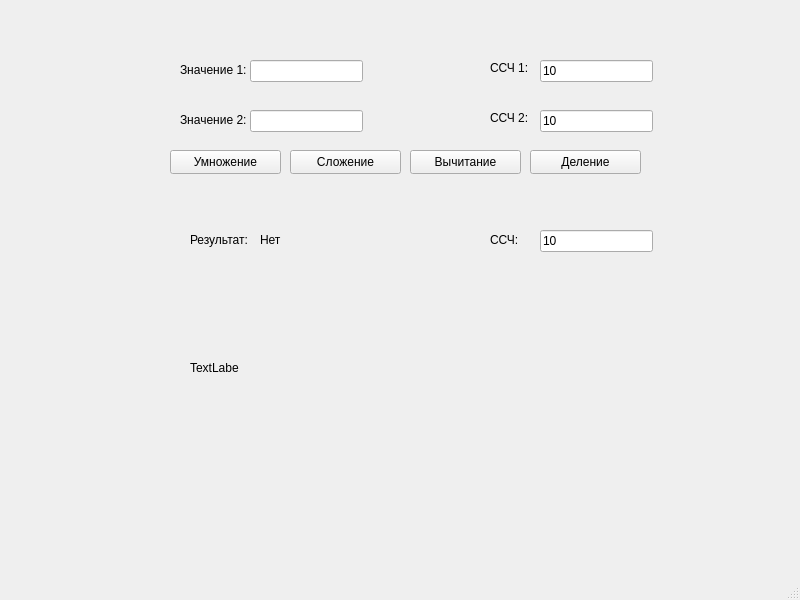
<?xml version="1.0" encoding="UTF-8"?>
<ui version="4.0">
 <class>MainWindow</class>
 <widget class="QMainWindow" name="MainWindow">
  <property name="geometry">
   <rect>
    <x>0</x>
    <y>0</y>
    <width>800</width>
    <height>600</height>
   </rect>
  </property>
  <property name="windowTitle">
   <string>MainWindow</string>
  </property>
  <widget class="QWidget" name="centralwidget">
   <widget class="QLineEdit" name="lineEdit_value_1">
    <property name="geometry">
     <rect>
      <x>250</x>
      <y>60</y>
      <width>113</width>
      <height>22</height>
     </rect>
    </property>
   </widget>
   <widget class="QLineEdit" name="lineEdit_value_2">
    <property name="geometry">
     <rect>
      <x>250</x>
      <y>110</y>
      <width>113</width>
      <height>22</height>
     </rect>
    </property>
   </widget>
   <widget class="QLabel" name="label">
    <property name="geometry">
     <rect>
      <x>180</x>
      <y>60</y>
      <width>71</width>
      <height>20</height>
     </rect>
    </property>
    <property name="font">
     <font>
      <pointsize>9</pointsize>
     </font>
    </property>
    <property name="autoFillBackground">
     <bool>false</bool>
    </property>
    <property name="lineWidth">
     <number>1</number>
    </property>
    <property name="text">
     <string>Значение 1:</string>
    </property>
   </widget>
   <widget class="QLabel" name="label_2">
    <property name="geometry">
     <rect>
      <x>180</x>
      <y>110</y>
      <width>71</width>
      <height>20</height>
     </rect>
    </property>
    <property name="text">
     <string>Значение 2:</string>
    </property>
   </widget>
   <widget class="QPushButton" name="pushButton_sum">
    <property name="geometry">
     <rect>
      <x>290</x>
      <y>150</y>
      <width>111</width>
      <height>24</height>
     </rect>
    </property>
    <property name="text">
     <string>Сложение</string>
    </property>
   </widget>
   <widget class="QLabel" name="label_3">
    <property name="geometry">
     <rect>
      <x>190</x>
      <y>230</y>
      <width>61</width>
      <height>20</height>
     </rect>
    </property>
    <property name="text">
     <string>Результат:</string>
    </property>
   </widget>
   <widget class="QLabel" name="label_result_value">
    <property name="geometry">
     <rect>
      <x>260</x>
      <y>230</y>
      <width>191</width>
      <height>20</height>
     </rect>
    </property>
    <property name="text">
     <string>Нет</string>
    </property>
   </widget>
   <widget class="QPushButton" name="pushButton_multiplication">
    <property name="geometry">
     <rect>
      <x>170</x>
      <y>150</y>
      <width>111</width>
      <height>24</height>
     </rect>
    </property>
    <property name="text">
     <string>Умножение</string>
    </property>
   </widget>
   <widget class="QPushButton" name="pushButton_division">
    <property name="geometry">
     <rect>
      <x>530</x>
      <y>150</y>
      <width>111</width>
      <height>24</height>
     </rect>
    </property>
    <property name="text">
     <string>Деление</string>
    </property>
   </widget>
   <widget class="QPushButton" name="pushButton_subtraction">
    <property name="geometry">
     <rect>
      <x>410</x>
      <y>150</y>
      <width>111</width>
      <height>24</height>
     </rect>
    </property>
    <property name="text">
     <string>Вычитание</string>
    </property>
   </widget>
   <widget class="QLabel" name="label_4">
    <property name="geometry">
     <rect>
      <x>490</x>
      <y>60</y>
      <width>49</width>
      <height>16</height>
     </rect>
    </property>
    <property name="text">
     <string>ССЧ 1:</string>
    </property>
   </widget>
   <widget class="QLabel" name="label_5">
    <property name="geometry">
     <rect>
      <x>490</x>
      <y>110</y>
      <width>49</width>
      <height>16</height>
     </rect>
    </property>
    <property name="text">
     <string>ССЧ 2:</string>
    </property>
   </widget>
   <widget class="QLineEdit" name="lineEdit_calc_system_1">
    <property name="geometry">
     <rect>
      <x>540</x>
      <y>60</y>
      <width>113</width>
      <height>22</height>
     </rect>
    </property>
    <property name="text">
     <string>10</string>
    </property>
   </widget>
   <widget class="QLineEdit" name="lineEdit_calc_system_2">
    <property name="geometry">
     <rect>
      <x>540</x>
      <y>110</y>
      <width>113</width>
      <height>22</height>
     </rect>
    </property>
    <property name="text">
     <string>10</string>
    </property>
   </widget>
   <widget class="QLabel" name="label_6">
    <property name="geometry">
     <rect>
      <x>490</x>
      <y>230</y>
      <width>41</width>
      <height>20</height>
     </rect>
    </property>
    <property name="text">
     <string>ССЧ: </string>
    </property>
   </widget>
   <widget class="QLineEdit" name="lineEdit_result_culc_sys">
    <property name="geometry">
     <rect>
      <x>540</x>
      <y>230</y>
      <width>113</width>
      <height>22</height>
     </rect>
    </property>
    <property name="text">
     <string>10</string>
    </property>
   </widget>
   <widget class="QLabel" name="label_7">
    <property name="geometry">
     <rect>
      <x>190</x>
      <y>360</y>
      <width>49</width>
      <height>16</height>
     </rect>
    </property>
    <property name="text">
     <string>TextLabel</string>
    </property>
   </widget>
  </widget>
  <widget class="QMenuBar" name="menubar">
   <property name="geometry">
    <rect>
     <x>0</x>
     <y>0</y>
     <width>800</width>
     <height>22</height>
    </rect>
   </property>
  </widget>
  <widget class="QStatusBar" name="statusbar"/>
 </widget>
 <resources/>
 <connections/>
</ui>
